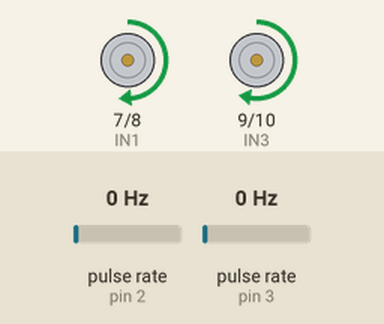
This sketch was run on a simulated Arduino Uno, built with avr-gcc and run on an emulated ATmega328P. Parts: motor-driver pin pairs drawn as motors (green arrow = first pin HIGH = forward, orange = second pin HIGH = backward, longer = more drive, scaled by the enable pin). Wiring (inferred from the names in the program): 2 × pulse sensor: data pin 2 / data pin 3. The inputs (shaded band) are chosen by the test bench; at power-on: pulse rate (sensors on pin 2, pin 3) 0 Hz. What the sketch prints to the serial monitor is not drawn.

Above: at 8.3 s.
8.4 s: pulse rate (sensor on pin 2) set to 100 Hz
At 9.33 s:
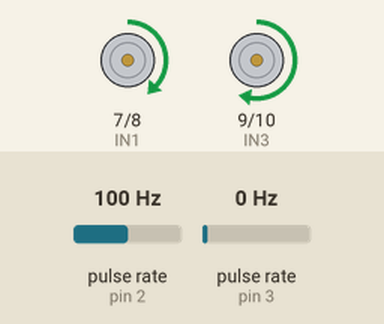
11.4 s: pulse rate (sensor on pin 3) set to 150 Hz
At 14.1 s:
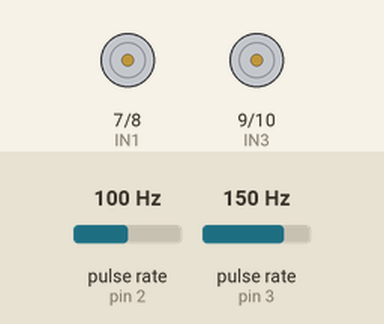
14.4 s: pulse rate (sensor on pin 2) set to 78 Hz
At 16.33 s:
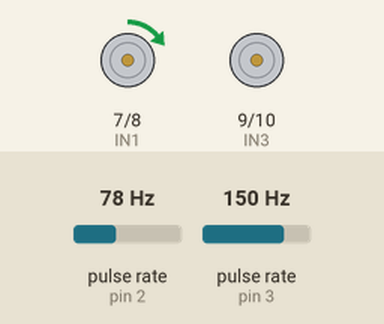
17.4 s: pulse rate (sensor on pin 3) set to 98 Hz
20.4 s: pulse rate (sensor on pin 3) set to 93 Hz
23.4 s: pulse rate (sensor on pin 2) set to 4 Hz
At 29.2 s:
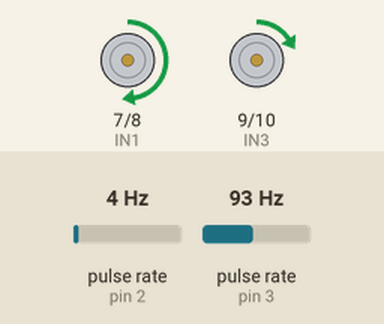
Timing chart, 0 to 36.0 s (numbered marks = the images above; inputs shaded):
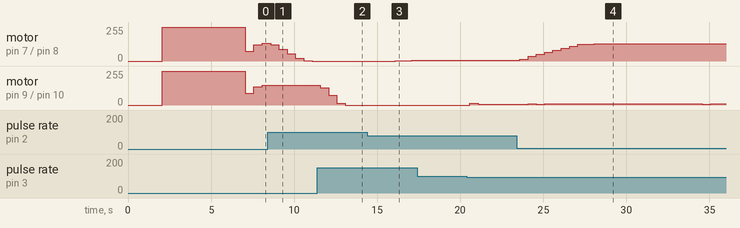

Measured:
- after the input at 8.4 s, motor on pin 7 (IN1) / pin 8 (IN2): moves from forward 133/255 to stopped over 2.5 s, starting after 0.18 s
- after the input at 11.4 s, motor on pin 9 (IN3) / pin 10 (IN4): forward 148/255 → forward 130/255 after 0.18 s, → forward 73/255 0.50 s later, → forward 14/255 0.50 s later, → stopped 0.50 s later
- after the input at 14.4 s, motor on pin 7 (IN1) / pin 8 (IN2): stopped → forward 2/255 after 1.7 s, → forward 3/255 0.50 s later, → forward 4/255 0.50 s later
- after the input at 23.4 s, motor on pin 7 (IN1) / pin 8 (IN2): moves from forward 6/255 to forward 129/255 over 6.0 s, starting after 0.18 s

The sketch:

TKHTDK.ino
```cpp
const int ENC_L = 2;
const int ENC_R = 3;

const int ENA = 5;
const int IN1 = 7;
const int IN2 = 8;

const int ENB = 6;
const int IN3 = 9;
const int IN4 = 10;

const int PPR = 20;

const float SETPOINT_RPM = 100.0;

// Thời gian lấy mẫu
const unsigned long SAMPLE_MS = 500;
const float Ts = SAMPLE_MS / 1000.0;

// PI giảm nhẹ để tránh kéo PWM quá mạnh
const float Kp_L = 0.30;
const float Ki_L = 0.35;

const float Kp_R = 0.30;
const float Ki_R = 0.35;

// PWM nền
// Bánh phải yếu hơn nên cho base phải cao hơn
const int BASE_PWM_L = 75;
const int BASE_PWM_R = 90;

const int PWM_MIN = 0;
const int PWM_MAX = 255;

// Giới hạn tích phân
const float I_LIMIT = 80.0;

// Lọc EMA
const float ALPHA = 0.35;

// Phase 1: chạy full PWM để test tốc độ thực tế
const unsigned long PHASE1_MS = 5000;
const int PHASE1_PWM = 255;

volatile long pulseL = 0;
volatile long pulseR = 0;

long lastPulseL = 0;
long lastPulseR = 0;

float rpmL_filtered = 0;
float rpmR_filtered = 0;

float integralL = 0;
float integralR = 0;

unsigned long lastSample = 0;
unsigned long phase2Start = 0;

bool phase2Started = false;
bool firstPhase2Sample = true;

void isrL() {
  pulseL++;
}

void isrR() {
  pulseR++;
}

void setMotorLeft(int pwm) {
  pwm = constrain(pwm, PWM_MIN, PWM_MAX);

  digitalWrite(IN1, HIGH);
  digitalWrite(IN2, LOW);
  analogWrite(ENA, pwm);
}

void setMotorRight(int pwm) {
  pwm = constrain(pwm, PWM_MIN, PWM_MAX);

  digitalWrite(IN3, HIGH);
  digitalWrite(IN4, LOW);
  analogWrite(ENB, pwm);
}

void stopMotor() {
  analogWrite(ENA, 0);
  analogWrite(ENB, 0);

  digitalWrite(IN1, LOW);
  digitalWrite(IN2, LOW);

  digitalWrite(IN3, LOW);
  digitalWrite(IN4, LOW);
}

void resetMeasureAndPI() {
  noInterrupts();
  pulseL = 0;
  pulseR = 0;
  interrupts();

  lastPulseL = 0;
  lastPulseR = 0;

  rpmL_filtered = 0;
  rpmR_filtered = 0;

  integralL = 0;
  integralR = 0;
}

void setup() {
  Serial.begin(115200);

  pinMode(ENC_L, INPUT_PULLUP);
  pinMode(ENC_R, INPUT_PULLUP);

  attachInterrupt(digitalPinToInterrupt(ENC_L), isrL, RISING);
  attachInterrupt(digitalPinToInterrupt(ENC_R), isrR, RISING);

  pinMode(ENA, OUTPUT);
  pinMode(IN1, OUTPUT);
  pinMode(IN2, OUTPUT);

  pinMode(ENB, OUTPUT);
  pinMode(IN3, OUTPUT);
  pinMode(IN4, OUTPUT);

  stopMotor();

  Serial.println("==============================================================");
  Serial.println("        DUAL MOTOR PI SPEED CONTROL - STABLE VERSION");
  Serial.println("==============================================================");
  Serial.println("Target RPM : 100");
  Serial.println("Sample Time: 500 ms");
  Serial.println("Left  PI: Kp = 0.30, Ki = 0.35");
  Serial.println("Right PI: Kp = 0.30, Ki = 0.35");
  Serial.println("Base PWM L/R: 75 / 90");
  Serial.println("Phase 1: PWM = 255 for 5 seconds");
  Serial.println("Phase 2: lower to BASE PWM first, then PI control");
  Serial.println("NOTE: Remove ENA/ENB jumpers if using Arduino PWM pins D5/D6");
  Serial.println("--------------------------------------------------------------");

  delay(2000);

  // ==========================================================
  // PHASE 1: FULL PWM 255, MEASURE RPM
  // ==========================================================

  Serial.println();
  Serial.println("==============================================================");
  Serial.println("PHASE 1 START: FULL PWM TEST");
  Serial.println("Motor PWM = 255, measuring raw RPM");
  Serial.println("==============================================================");
  Serial.println("PHASE | Time(ms) | Raw_L | Raw_R | PWM_L | PWM_R | Pulse_L | Pulse_R");
  Serial.println("--------------------------------------------------------------");

  resetMeasureAndPI();

  long phase1LastPulseL = 0;
  long phase1LastPulseR = 0;

  unsigned long phase1Start = millis();
  unsigned long phase1LastSample = phase1Start;

  setMotorLeft(PHASE1_PWM);
  setMotorRight(PHASE1_PWM);

  while (millis() - phase1Start < PHASE1_MS) {
    unsigned long now = millis();

    if (now - phase1LastSample >= SAMPLE_MS) {
      noInterrupts();
      long currentPulseL = pulseL;
      long currentPulseR = pulseR;
      interrupts();

      long dPulseL = currentPulseL - phase1LastPulseL;
      long dPulseR = currentPulseR - phase1LastPulseR;

      float rpmL_raw = (dPulseL / (float)PPR) / Ts * 60.0;
      float rpmR_raw = (dPulseR / (float)PPR) / Ts * 60.0;

      Serial.print("P1");
      Serial.print(" | Time=");
      Serial.print(now - phase1Start);
      Serial.print(" ms");

      Serial.print(" | Raw_L=");
      Serial.print(rpmL_raw, 1);

      Serial.print(" | Raw_R=");
      Serial.print(rpmR_raw, 1);

      Serial.print(" | PWM_L=");
      Serial.print(PHASE1_PWM);

      Serial.print(" | PWM_R=");
      Serial.print(PHASE1_PWM);

      Serial.print(" | Pulse_L=");
      Serial.print(currentPulseL);

      Serial.print(" | Pulse_R=");
      Serial.println(currentPulseR);

      phase1LastPulseL = currentPulseL;
      phase1LastPulseR = currentPulseR;

      phase1LastSample = now;
    }
  }

  // ==========================================================
  // CHUYỂN PHA: KHÔNG STOP HẲN, NHƯNG HẠ VỀ PWM NỀN
  // ==========================================================

  setMotorLeft(BASE_PWM_L);
  setMotorRight(BASE_PWM_R);

  Serial.println("--------------------------------------------------------------");
  Serial.println("PHASE 1 FINISHED");
  Serial.println("Lowering motors to BASE PWM before PHASE 2 PI control");
  Serial.println("--------------------------------------------------------------");

  // ==========================================================
  // RESET BEFORE PHASE 2
  // ==========================================================

  resetMeasureAndPI();

  lastSample = millis();
  phase2Start = lastSample;
  phase2Started = true;
  firstPhase2Sample = true;

  Serial.println();
  Serial.println("==============================================================");
  Serial.println("PHASE 2 START: PI SPEED CONTROL");
  Serial.println("Motors are first lowered to BASE PWM. PI then takes over.");
  Serial.println("==============================================================");
  Serial.println("PHASE | Time(ms) | Raw_L | Raw_R | Filt_L | Filt_R | PWM_L | PWM_R | Pulse_L | Pulse_R | Err_L | Err_R");
  Serial.println("--------------------------------------------------------------");
}

void loop() {
  if (!phase2Started) return;

  unsigned long now = millis();

  if (now - lastSample >= SAMPLE_MS) {
    noInterrupts();
    long currentPulseL = pulseL;
    long currentPulseR = pulseR;
    interrupts();

    long dPulseL = currentPulseL - lastPulseL;
    long dPulseR = currentPulseR - lastPulseR;

    float rpmL_raw = (dPulseL / (float)PPR) / Ts * 60.0;
    float rpmR_raw = (dPulseR / (float)PPR) / Ts * 60.0;

    // Mẫu đầu tiên phase 2: khởi tạo filter bằng raw luôn.
    // Không để filtered bắt đầu từ 0, vì sẽ làm PI tưởng RPM quá thấp.
    if (firstPhase2Sample) {
      rpmL_filtered = rpmL_raw;
      rpmR_filtered = rpmR_raw;
      firstPhase2Sample = false;
    } else {
      rpmL_filtered = ALPHA * rpmL_raw + (1.0 - ALPHA) * rpmL_filtered;
      rpmR_filtered = ALPHA * rpmR_raw + (1.0 - ALPHA) * rpmR_filtered;
    }

    float errorL = SETPOINT_RPM - rpmL_filtered;
    float errorR = SETPOINT_RPM - rpmR_filtered;

    // Cập nhật tích phân rồi kẹp lại.
    // Không dùng anti-windup quá gắt để tránh bánh bị tụt chết.
    float candidateIntegralL = integralL + errorL * Ts;
    float candidateIntegralR = integralR + errorR * Ts;

    integralL = constrain(candidateIntegralL, -I_LIMIT, I_LIMIT);
    integralR = constrain(candidateIntegralR, -I_LIMIT, I_LIMIT);

    float controlL = Kp_L * errorL + Ki_L * integralL;
    float controlR = Kp_R * errorR + Ki_R * integralR;

    int pwmL = BASE_PWM_L + controlL;
    int pwmR = BASE_PWM_R + controlR;

    pwmL = constrain(pwmL, PWM_MIN, PWM_MAX);
    pwmR = constrain(pwmR, PWM_MIN, PWM_MAX);

    setMotorLeft(pwmL);
    setMotorRight(pwmR);

    Serial.print("P2");
    Serial.print(" | Time=");
    Serial.print(now - phase2Start);
    Serial.print(" ms");

    Serial.print(" | Raw_L=");
    Serial.print(rpmL_raw, 1);

    Serial.print(" | Raw_R=");
    Serial.print(rpmR_raw, 1);

    Serial.print(" | Filt_L=");
    Serial.print(rpmL_filtered, 1);

    Serial.print(" | Filt_R=");
    Serial.print(rpmR_filtered, 1);

    Serial.print(" | PWM_L=");
    Serial.print(pwmL);

    Serial.print(" | PWM_R=");
    Serial.print(pwmR);

    Serial.print(" | Pulse_L=");
    Serial.print(currentPulseL);

    Serial.print(" | Pulse_R=");
    Serial.print(currentPulseR);

    Serial.print(" | Err_L=");
    Serial.print(errorL, 1);

    Serial.print(" | Err_R=");
    Serial.println(errorR, 1);

    lastPulseL = currentPulseL;
    lastPulseR = currentPulseR;

    lastSample = now;
  }
}
```
